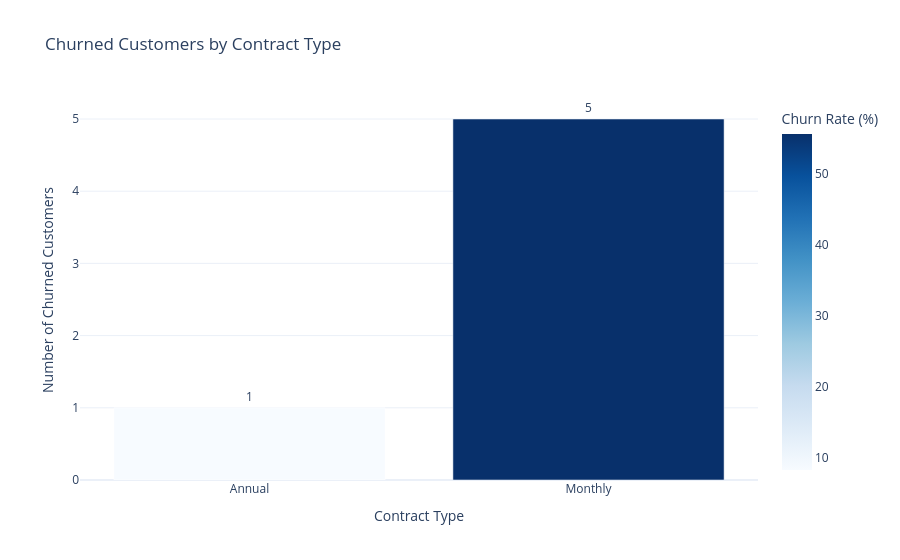

Notebook source saved alongside this figure:
### Code cell
# Show both churn volume and churn rate by contract type

fig = px.bar(
    contract_summary,
    x="Contract Type",
    y="Churned Customers",
    text="Churned Customers",
    color="Churn Rate",
    color_continuous_scale="Blues",
    title="Churned Customers by Contract Type",
    hover_data={
        "Customers": True,
        "Churned Customers": True,
        "Churn Rate": True
    }
)

fig.update_traces(
    textposition="outside"
)

fig.update_layout(
    template="plotly_white",
    xaxis_title="Contract Type",
    yaxis_title="Number of Churned Customers",
    coloraxis_colorbar_title="Churn Rate (%)"
)

fig.show()

### Figure 1 — Plotly figure (JSON) as saved in the notebook; plotly's stock layout.template omitted (floating-point values rounded to 4 significant figures)
{"data": [{"customdata": [[12.0, 8.3], [9.0, 55.6]], "hovertemplate": "Contract Type=%{x}<br>Churned Customers=%{text}<br>Customers=%{customdata[0]}<br>Churn Rate=%{marker.color}<extra></extra>", "legendgroup": "", "marker": {"color": [8.3, 55.6], "coloraxis": "coloraxis", "pattern": {"shape": ""}}, "name": "", "orientation": "v", "showlegend": false, "text": [1.0, 5.0], "textposition": "outside", "type": "bar", "x": ["Annual", "Monthly"], "xaxis": "x", "y": [1, 5], "yaxis": "y"}], "layout": {"barmode": "relative", "coloraxis": {"autocolorscale": false, "colorbar": {"title": {"text": "Churn Rate (%)"}}, "colorscale": [[0, "rgb(247,251,255)"], [0.125, "rgb(222,235,247)"], [0.25, "rgb(198,219,239)"], [0.375, "rgb(158,202,225)"], [0.5, "rgb(107,174,214)"], [0.625, "rgb(66,146,198)"], [0.75, "rgb(33,113,181)"], [0.875, "rgb(8,81,156)"], [1, "rgb(8,48,107)"]]}, "legend": {"tracegroupgap": 0}, "title": {"text": "Churned Customers by Contract Type"}, "xaxis": {"anchor": "y", "domain": [0, 1], "title": {"text": "Contract Type"}}, "yaxis": {"anchor": "x", "domain": [0, 1], "title": {"text": "Number of Churned Customers"}}}}
